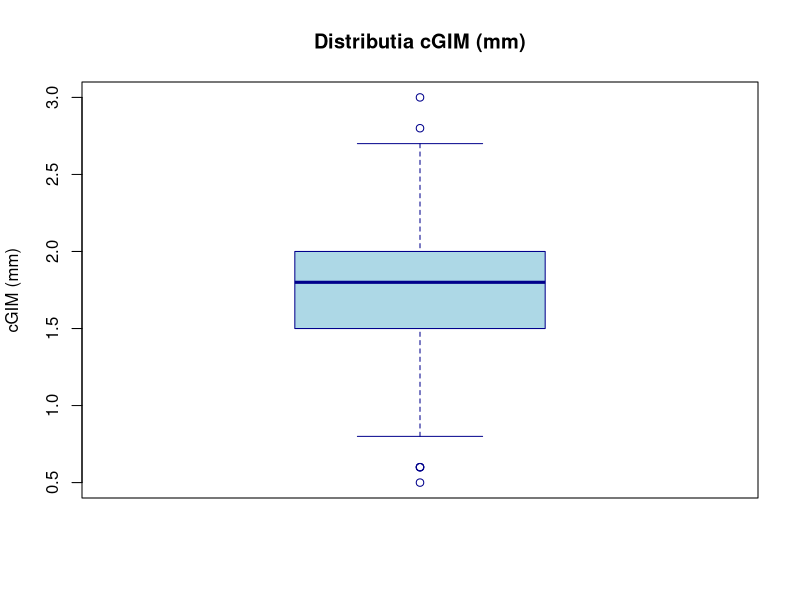
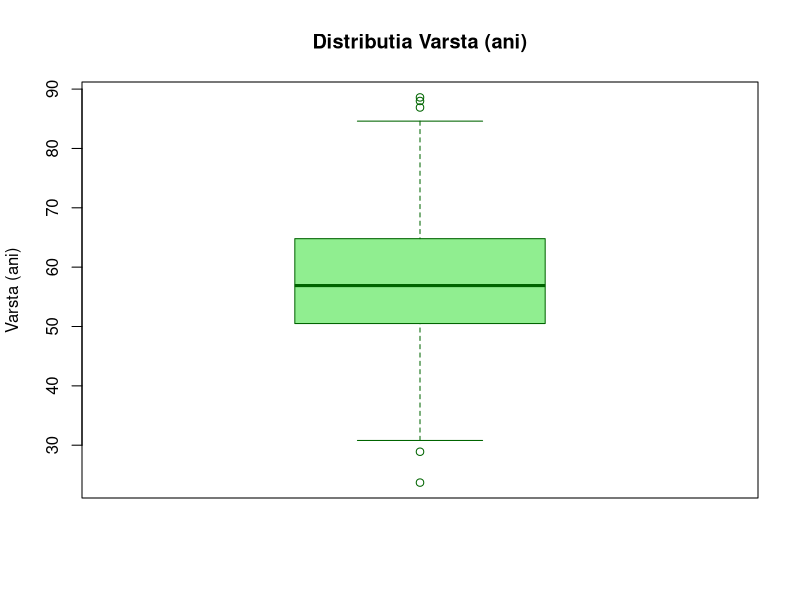
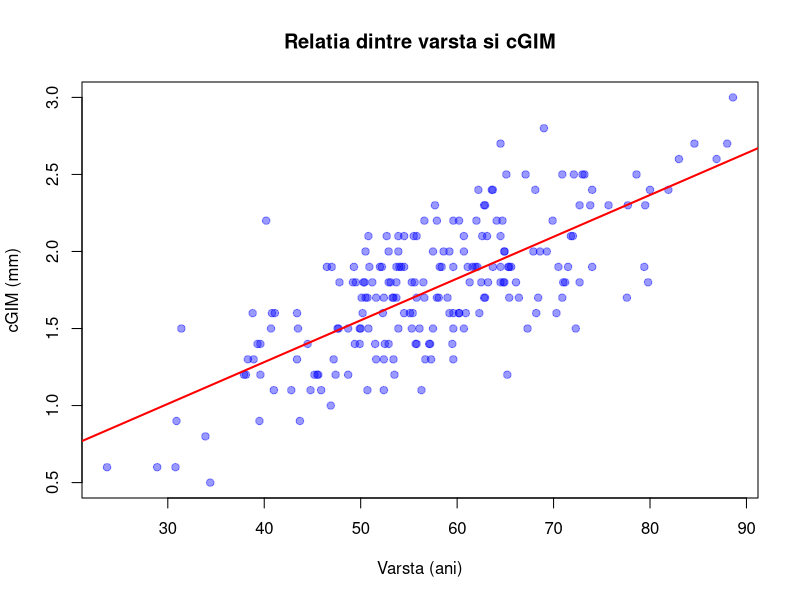
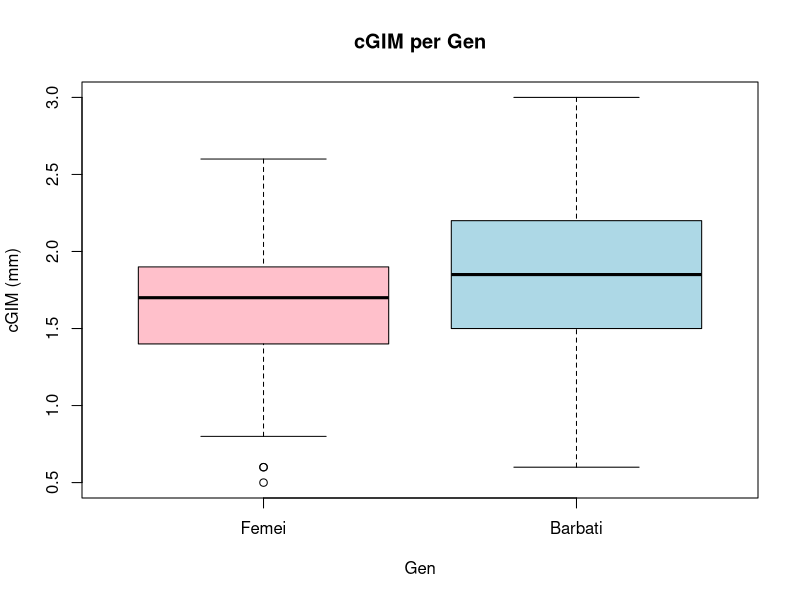
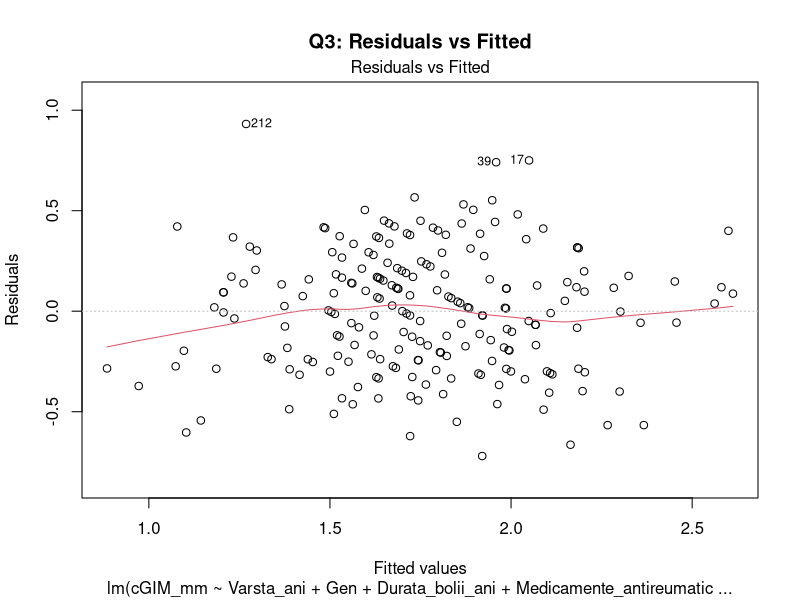
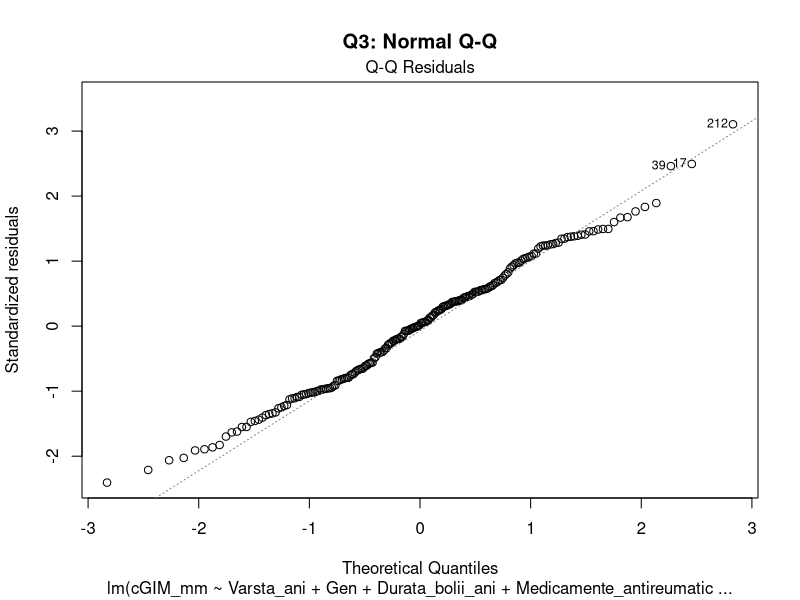
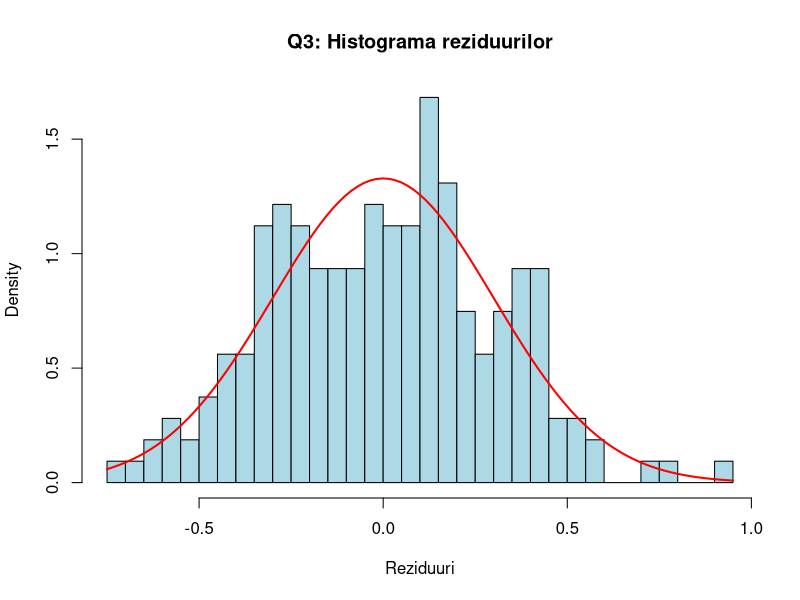
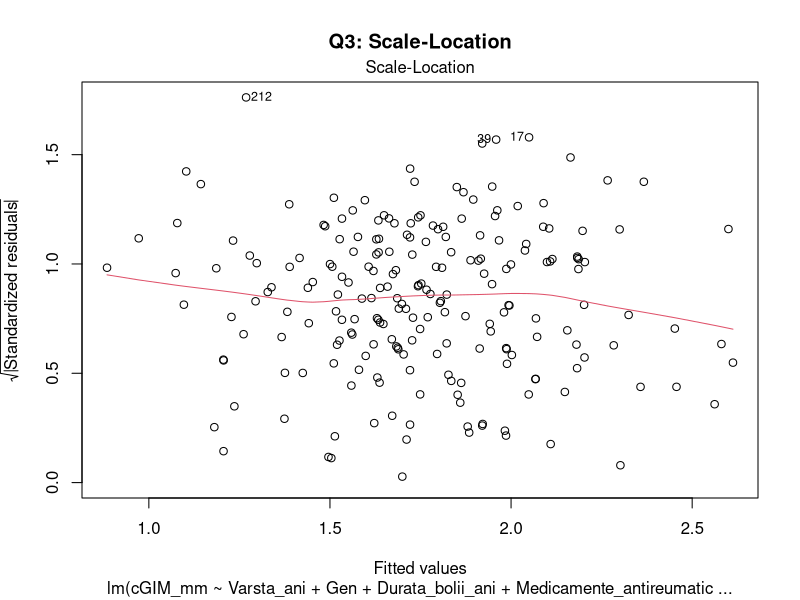

The R source for these figures, in order:
# =============================================================================
# LP06 - Regresia liniara multipla cu efect de interactiune
# VD: cGIM_mm (grosimea intima-media carotidiana, mm)
# VI de interes: Varsta_ani, Gen
# Covariate: Durata_bolii_ani, Medicamente_antireumatice,
#            Medicamente_antiinfl_nesteroidiene, Corticosteroizi
# n = 214 pacienti cu artrita reumatoida
# =============================================================================

library(car)
library(lmtest)

data <- read.csv("data.csv", stringsAsFactors = FALSE)
n <- nrow(data)
cat("n =", n, "\n\n")

# Clean column name (trailing space)
colnames(data) <- trimws(colnames(data))

# Recode Gen as factor
data$Gen_f <- factor(data$Gen, levels=c(0,1), labels=c("Femei","Barbati"))

# Helper function
desc_stats <- function(x, name) {
  q <- quantile(x, c(0.25, 0.75), na.rm=TRUE)
  iqr_val <- IQR(x, na.rm=TRUE)
  out <- x[x < q[1] - 1.5*iqr_val | x > q[2] + 1.5*iqr_val]
  cat(sprintf("--- %s ---\n", name))
  cat("  N:       ", sum(!is.na(x)), "\n")
  cat("  NA:      ", sum(is.na(x)), "\n")
  cat("  Media:   ", sprintf("%.4f", mean(x, na.rm=TRUE)), "\n")
  cat("  Mediana: ", sprintf("%.4f", median(x, na.rm=TRUE)), "\n")
  cat("  SD:      ", sprintf("%.4f", sd(x, na.rm=TRUE)), "\n")
  cat("  Min:     ", sprintf("%.4f", min(x, na.rm=TRUE)), "\n")
  cat("  Max:     ", sprintf("%.4f", max(x, na.rm=TRUE)), "\n")
  cat("  Q1:      ", sprintf("%.4f", q[1]), "\n")
  cat("  Q3:      ", sprintf("%.4f", q[2]), "\n")
  cat("  IQR:     ", sprintf("%.4f", iqr_val), "\n")
  cat("  Outliers:", length(out), "\n\n")
}

# =====================================================================
#   INTREBAREA 1 - REGRESIE SIMPLA: Varsta -> cGIM
# =====================================================================
cat("###################################################################\n")
cat("# INTREBAREA 1: Exista o dependenta liniara semnificativa intre\n")
cat("# varsta si cGIM la pacientii cu AR?\n")
cat("###################################################################\n\n")

cat("1. SPECIFICAREA VARIABILELOR\n")
cat("VD: cGIM_mm - cantitativa continua\n")
cat("VI: Varsta_ani - cantitativa continua\n\n")

cat("2. ANALIZA DESCRIPTIVA\n\n")
desc_stats(data$cGIM_mm, "cGIM_mm (mm)")
desc_stats(data$Varsta_ani, "Varsta_ani (ani)")

cat("3. GRAFICE\n\n")

png("q1_boxplot_cgim.png", width=600, height=400)
boxplot(data$cGIM_mm, main="Distributia cGIM (mm)", ylab="cGIM (mm)",
        col="lightblue", border="darkblue")
dev.off()
cat("Saved: q1_boxplot_cgim.png\n")

png("q1_boxplot_varsta.png", width=600, height=400)
boxplot(data$Varsta_ani, main="Distributia Varsta (ani)", ylab="Varsta (ani)",
        col="lightgreen", border="darkgreen")
dev.off()
cat("Saved: q1_boxplot_varsta.png\n")

png("q1_scatter.png", width=600, height=500)
plot(data$Varsta_ani, data$cGIM_mm,
     xlab="Varsta (ani)", ylab="cGIM (mm)",
     main="Relatia dintre varsta si cGIM",
     pch=19, col=rgb(0,0,1,0.4))
abline(lm(cGIM_mm ~ Varsta_ani, data=data), col="red", lwd=2)
dev.off()
cat("Saved: q1_scatter.png\n\n")

cat("4. CORELATIA\n\n")
r1 <- cor.test(data$Varsta_ani, data$cGIM_mm)
cat("Pearson r =", sprintf("%.4f", r1$estimate), "\n")
cat("t =", sprintf("%.4f", r1$statistic), "\n")
cat("df =", r1$parameter, "\n")
cat("p-value =", format.pval(r1$p.value, digits=4), "\n")
cat("95% CI: [", sprintf("%.4f", r1$conf.int[1]), ",", sprintf("%.4f", r1$conf.int[2]), "]\n\n")

cat("5. MODELUL DE REGRESIE SIMPLA\n\n")
model_q1 <- lm(cGIM_mm ~ Varsta_ani, data=data)
s_q1 <- summary(model_q1)
print(s_q1)
cat("\n")

coef_q1 <- coef(s_q1)
ci_q1 <- confint(model_q1)

cat("--- Tabelul 0: Regresie simpla Varsta -> cGIM ---\n")
cat(sprintf("%-15s %10s %10s %10s %10s %15s %15s\n",
            "Variabila", "B", "SE", "CI_low", "CI_up", "t(df)", "p-value"))
for (i in 1:nrow(coef_q1)) {
  tval <- sprintf("%.4f(%d)", coef_q1[i,3], model_q1$df.residual)
  pval <- format.pval(coef_q1[i,4], digits=4)
  cat(sprintf("%-15s %10.4f %10.4f %10.4f %10.4f %15s %15s\n",
              rownames(coef_q1)[i], coef_q1[i,1], coef_q1[i,2],
              ci_q1[i,1], ci_q1[i,2], tval, pval))
}
cat("\n")
cat("R-squared =", sprintf("%.4f", s_q1$r.squared), "\n")
cat("Adj R-squared =", sprintf("%.4f", s_q1$adj.r.squared), "\n\n")

# =====================================================================
#   INTREBAREA 2 - REGRESIE SIMPLA: Gen -> cGIM
# =====================================================================
cat("###################################################################\n")
cat("# INTREBAREA 2: Exista o asociere semnificativa intre gen si cGIM\n")
cat("# la pacientii cu AR?\n")
cat("###################################################################\n\n")

cat("1. SPECIFICAREA VARIABILELOR\n")
cat("VD: cGIM_mm - cantitativa continua\n")
cat("VI: Gen - calitativa dihotomiala (0=Femei ref, 1=Barbati)\n\n")

cat("2. ANALIZA DESCRIPTIVA\n\n")
cat("Distributia Gen:\n")
print(table(data$Gen_f))
cat("\n")

for (g in levels(data$Gen_f)) {
  sub <- data$cGIM_mm[data$Gen_f == g]
  cat(sprintf("cGIM la %s (n=%d): Media=%.4f, SD=%.4f, Mediana=%.4f\n",
              g, length(sub), mean(sub), sd(sub), median(sub)))
}
cat("\n")

cat("3. GRAFICE\n\n")
png("q2_boxplot_cgim_by_gen.png", width=600, height=500)
boxplot(cGIM_mm ~ Gen_f, data=data, main="cGIM per Gen",
        ylab="cGIM (mm)", xlab="Gen", col=c("pink","lightblue"))
dev.off()
cat("Saved: q2_boxplot_cgim_by_gen.png\n\n")

cat("4. MODELUL DE REGRESIE SIMPLA (Gen -> cGIM)\n\n")
model_q2 <- lm(cGIM_mm ~ Gen, data=data)
s_q2 <- summary(model_q2)
print(s_q2)
cat("\n")

coef_q2 <- coef(s_q2)
ci_q2 <- confint(model_q2)

cat("--- Tabelul 1: Regresie simpla Gen -> cGIM ---\n")
cat(sprintf("%-15s %10s %10s %10s %10s %15s %15s\n",
            "Variabila", "B", "SE", "CI_low", "CI_up", "t(df)", "p-value"))
for (i in 1:nrow(coef_q2)) {
  tval <- sprintf("%.4f(%d)", coef_q2[i,3], model_q2$df.residual)
  pval <- format.pval(coef_q2[i,4], digits=4)
  cat(sprintf("%-15s %10.4f %10.4f %10.4f %10.4f %15s %15s\n",
              rownames(coef_q2)[i], coef_q2[i,1], coef_q2[i,2],
              ci_q2[i,1], ci_q2[i,2], tval, pval))
}
cat("\n")
cat("R-squared =", sprintf("%.4f", s_q2$r.squared), "\n")
cat("Adj R-squared =", sprintf("%.4f", s_q2$adj.r.squared), "\n\n")

# =====================================================================
#   INTREBAREA 3 - REGRESIE MULTIPLA FARA INTERACTIUNE
#   cGIM ~ Varsta + Gen + covariate
# =====================================================================
cat("###################################################################\n")
cat("# INTREBAREA 3: Exista o dependenta liniara semnificativa intre\n")
cat("# varsta si cGIM, ajustind pentru gen si caracteristicile clinice?\n")
cat("###################################################################\n\n")

cat("1. SPECIFICAREA VARIABILELOR\n")
cat("VD: cGIM_mm\n")
cat("VI de interes: Varsta_ani, Gen\n")
cat("Covariate: Durata_bolii_ani, Medicamente_antireumatice,\n")
cat("           Medicamente_antiinfl_nesteroidiene, Corticosteroizi\n\n")

cat("2. STATISTICI DESCRIPTIVE PENTRU TOATE VARIABILELE\n\n")
desc_stats(data$cGIM_mm, "cGIM_mm")
desc_stats(data$Varsta_ani, "Varsta_ani")
desc_stats(data$Durata_bolii_ani, "Durata_bolii_ani")
cat("Gen (0=F, 1=M):\n")
print(table(data$Gen))
cat("\nMedicamente_antireumatice:\n")
print(table(data$Medicamente_antireumatice))
cat("\nMedicamente_antiinfl_nesteroidiene:\n")
print(table(data$Medicamente_antiinfl_nesteroidiene))
cat("\nCorticosteroizi:\n")
print(table(data$Corticosteroizi))
cat("\n")

cat("3. MODELUL DE REGRESIE MULTIPLA FARA INTERACTIUNE\n\n")
model_q3 <- lm(cGIM_mm ~ Varsta_ani + Gen + Durata_bolii_ani +
                  Medicamente_antireumatice + Medicamente_antiinfl_nesteroidiene +
                  Corticosteroizi, data=data)
s_q3 <- summary(model_q3)
print(s_q3)
cat("\n")

# F-test global
cat("4. TESTUL DE SEMNIFICATIE GLOBALA (F)\n\n")
cat("H0: toti coeficientii = 0\n")
cat("H1: cel putin un coeficient != 0\n\n")
cat("F =", sprintf("%.4f", s_q3$fstatistic[1]), "\n")
cat("df1 =", s_q3$fstatistic[2], ", df2 =", s_q3$fstatistic[3], "\n")
p_f3 <- pf(s_q3$fstatistic[1], s_q3$fstatistic[2], s_q3$fstatistic[3], lower.tail=FALSE)
cat("p-value =", format.pval(p_f3, digits=4), "\n\n")

# Individual tests
cat("5. TESTE INDIVIDUALE\n\n")
coef_q3 <- coef(s_q3)
ci_q3 <- confint(model_q3)

cat("--- Tabelul 2: Regresie multipla fara interactiune ---\n")
cat(sprintf("%-40s %10s %10s %10s %10s %15s %15s\n",
            "Variabila", "B", "SE", "CI_low", "CI_up", "t(df)", "p-value"))
for (i in 1:nrow(coef_q3)) {
  tval <- sprintf("%.4f(%d)", coef_q3[i,3], model_q3$df.residual)
  pval <- format.pval(coef_q3[i,4], digits=4)
  cat(sprintf("%-40s %10.4f %10.4f %10.4f %10.4f %15s %15s\n",
              rownames(coef_q3)[i], coef_q3[i,1], coef_q3[i,2],
              ci_q3[i,1], ci_q3[i,2], tval, pval))
}
cat("\n")

# R-squared
cat("6. COEFICIENTUL DE DETERMINARE\n\n")
cat("R-squared =", sprintf("%.4f", s_q3$r.squared), "\n")
cat("Adj R-squared =", sprintf("%.4f", s_q3$adj.r.squared), "\n\n")

# Diagnostics
cat("7. DIAGNOSTICE MODEL Q3\n\n")

# Normality
resid_q3 <- residuals(model_q3)
sw3 <- shapiro.test(resid_q3)
cat("Shapiro-Wilk: W =", sprintf("%.4f", sw3$statistic), ", p =", format.pval(sw3$p.value, digits=4), "\n")
ks3 <- ks.test(resid_q3, "pnorm", mean=mean(resid_q3), sd=sd(resid_q3))
cat("KS test: D =", sprintf("%.4f", ks3$statistic), ", p =", format.pval(ks3$p.value, digits=4), "\n\n")

png("q3_diag_resid_fitted.png", width=600, height=500)
plot(model_q3, which=1, main="Q3: Residuals vs Fitted")
dev.off()
png("q3_diag_qq.png", width=600, height=500)
plot(model_q3, which=2, main="Q3: Normal Q-Q")
dev.off()
png("q3_diag_hist_resid.png", width=600, height=500)
hist(resid_q3, breaks=25, main="Q3: Histograma reziduurilor",
     xlab="Reziduuri", col="lightblue", probability=TRUE)
curve(dnorm(x, mean=mean(resid_q3), sd=sd(resid_q3)), add=TRUE, col="red", lwd=2)
dev.off()
cat("Saved: q3_diag_resid_fitted.png, q3_diag_qq.png, q3_diag_hist_resid.png\n")

# Homoscedasticity
bp3 <- bptest(model_q3)
cat("\nBreusch-Pagan: BP =", sprintf("%.4f", bp3$statistic), ", df =", bp3$parameter,
    ", p =", format.pval(bp3$p.value, digits=4), "\n")

png("q3_diag_scale_location.png", width=600, height=500)
plot(model_q3, which=3, main="Q3: Scale-Location")
dev.off()
cat("Saved: q3_diag_scale_location.png\n")

# Durbin-Watson
dw3 <- dwtest(model_q3)
cat("\nDurbin-Watson: DW =", sprintf("%.4f", dw3$statistic), ", p =", format.pval(dw3$p.value, digits=4), "\n")

# Outliers / influential
cook3 <- cooks.distance(model_q3)
influential3 <- which(cook3 > 4/n)
cat("\nPuncte influente (Cook's D > 4/n):", length(influential3), "\n")
if (length(influential3) > 0) {
  cat("Indici:", paste(head(influential3, 20), collapse=", "), "\n")
  cat("Cook's D maxim:", sprintf("%.4f", max(cook3)), "\n")
}

png("q3_diag_cooks.png", width=600, height=500)
plot(model_q3, which=4, main="Q3: Cook's Distance")
dev.off()
png("q3_diag_resid_leverage.png", width=600, height=500)
plot(model_q3, which=5, main="Q3: Residuals vs Leverage")
dev.off()
cat("Saved: q3_diag_cooks.png, q3_diag_resid_leverage.png\n")

# VIF
cat("\nMulticoliniaritate (VIF):\n")
vif_q3 <- vif(model_q3)
print(vif_q3)
cat("\n")

# =====================================================================
#   INTREBAREA 4 - REGRESIE MULTIPLA CU INTERACTIUNE Varsta*Gen
# =====================================================================
cat("###################################################################\n")
cat("# INTREBAREA 4: Dependenta liniara intre varsta si cGIM difera\n")
cat("# semnificativ in functie de gen, ajustind pentru covariate?\n")
cat("###################################################################\n\n")

cat("1. MODELUL CU INTERACTIUNE\n\n")
model_q4 <- lm(cGIM_mm ~ Varsta_ani * Gen + Durata_bolii_ani +
                  Medicamente_antireumatice + Medicamente_antiinfl_nesteroidiene +
                  Corticosteroizi, data=data)
s_q4 <- summary(model_q4)
print(s_q4)
cat("\n")

# F-test global
cat("2. TESTUL DE SEMNIFICATIE GLOBALA (F)\n\n")
cat("F =", sprintf("%.4f", s_q4$fstatistic[1]), "\n")
cat("df1 =", s_q4$fstatistic[2], ", df2 =", s_q4$fstatistic[3], "\n")
p_f4 <- pf(s_q4$fstatistic[1], s_q4$fstatistic[2], s_q4$fstatistic[3], lower.tail=FALSE)
cat("p-value =", format.pval(p_f4, digits=4), "\n\n")

# Individual tests
cat("3. TESTE INDIVIDUALE\n\n")
coef_q4 <- coef(s_q4)
ci_q4 <- confint(model_q4)

cat("--- Tabelul 3: Regresie multipla cu interactiune ---\n")
cat(sprintf("%-40s %10s %10s %10s %10s %15s %15s\n",
            "Variabila", "B", "SE", "CI_low", "CI_up", "t(df)", "p-value"))
for (i in 1:nrow(coef_q4)) {
  tval <- sprintf("%.4f(%d)", coef_q4[i,3], model_q4$df.residual)
  pval <- format.pval(coef_q4[i,4], digits=4)
  cat(sprintf("%-40s %10.4f %10.4f %10.4f %10.4f %15s %15s\n",
              rownames(coef_q4)[i], coef_q4[i,1], coef_q4[i,2],
              ci_q4[i,1], ci_q4[i,2], tval, pval))
}
cat("\n")

cat("4. R-SQUARED\n\n")
cat("R-squared =", sprintf("%.4f", s_q4$r.squared), "\n")
cat("Adj R-squared =", sprintf("%.4f", s_q4$adj.r.squared), "\n\n")

# Test interactiune
cat("5. SEMNIFICATIA TERMENULUI DE INTERACTIUNE\n\n")
int_row <- which(rownames(coef_q4) == "Varsta_ani:Gen")
cat("Coeficient interactiune (Varsta_ani:Gen):\n")
cat("  B =", sprintf("%.4f", coef_q4[int_row, 1]), "\n")
cat("  SE =", sprintf("%.4f", coef_q4[int_row, 2]), "\n")
cat("  t =", sprintf("%.4f", coef_q4[int_row, 3]), "\n")
cat("  p =", format.pval(coef_q4[int_row, 4], digits=4), "\n\n")
if (coef_q4[int_row, 4] < 0.05) {
  cat("Interactiunea este semnificativa (p < 0.05): efectul varstei\n")
  cat("asupra cGIM difera semnificativ intre barbati si femei.\n\n")
} else {
  cat("Interactiunea NU este semnificativa (p >= 0.05): efectul varstei\n")
  cat("asupra cGIM nu difera semnificativ intre barbati si femei.\n\n")
}

# Interaction plot
cat("6. GRAFICUL INTERACTIUNII\n\n")
png("q4_interaction_plot.png", width=700, height=500)
varsta_range <- seq(min(data$Varsta_ani), max(data$Varsta_ani), length.out=100)
# Predictions for females (Gen=0)
newdata_f <- data.frame(
  Varsta_ani = varsta_range, Gen = 0,
  Durata_bolii_ani = mean(data$Durata_bolii_ani),
  Medicamente_antireumatice = mean(data$Medicamente_antireumatice),
  Medicamente_antiinfl_nesteroidiene = mean(data$Medicamente_antiinfl_nesteroidiene),
  Corticosteroizi = mean(data$Corticosteroizi))
pred_f <- predict(model_q4, newdata_f)
# Predictions for males (Gen=1)
newdata_m <- data.frame(
  Varsta_ani = varsta_range, Gen = 1,
  Durata_bolii_ani = mean(data$Durata_bolii_ani),
  Medicamente_antireumatice = mean(data$Medicamente_antireumatice),
  Medicamente_antiinfl_nesteroidiene = mean(data$Medicamente_antiinfl_nesteroidiene),
  Corticosteroizi = mean(data$Corticosteroizi))
pred_m <- predict(model_q4, newdata_m)

plot(varsta_range, pred_f, type="l", col="red", lwd=2,
     xlab="Varsta (ani)", ylab="cGIM estimat (mm)",
     main="Graficul interactiunii Varsta x Gen",
     ylim=range(c(pred_f, pred_m)))
lines(varsta_range, pred_m, col="blue", lwd=2)
legend("topleft", legend=c("Femei (Gen=0)", "Barbati (Gen=1)"),
       col=c("red","blue"), lwd=2)
# Add scatter points
points(data$Varsta_ani[data$Gen==0], data$cGIM_mm[data$Gen==0],
       pch=19, col=rgb(1,0,0,0.2), cex=0.7)
points(data$Varsta_ani[data$Gen==1], data$cGIM_mm[data$Gen==1],
       pch=19, col=rgb(0,0,1,0.2), cex=0.7)
dev.off()
cat("Saved: q4_interaction_plot.png\n\n")

# Diagnostics for Q4
cat("7. DIAGNOSTICE MODEL Q4\n\n")
resid_q4 <- residuals(model_q4)
sw4 <- shapiro.test(resid_q4)
cat("Shapiro-Wilk: W =", sprintf("%.4f", sw4$statistic), ", p =", format.pval(sw4$p.value, digits=4), "\n")

bp4 <- bptest(model_q4)
cat("Breusch-Pagan: BP =", sprintf("%.4f", bp4$statistic), ", df =", bp4$parameter,
    ", p =", format.pval(bp4$p.value, digits=4), "\n")

dw4 <- dwtest(model_q4)
cat("Durbin-Watson: DW =", sprintf("%.4f", dw4$statistic), ", p =", format.pval(dw4$p.value, digits=4), "\n")

cook4 <- cooks.distance(model_q4)
influential4 <- which(cook4 > 4/n)
cat("Puncte influente (Cook's D > 4/n):", length(influential4), "\n")

cat("\nVIF:\n")
vif_q4 <- vif(model_q4)
print(vif_q4)
cat("\n")

png("q4_diag_resid_fitted.png", width=600, height=500)
plot(model_q4, which=1, main="Q4: Residuals vs Fitted")
dev.off()
png("q4_diag_qq.png", width=600, height=500)
plot(model_q4, which=2, main="Q4: Normal Q-Q")
dev.off()
png("q4_diag_hist_resid.png", width=600, height=500)
hist(resid_q4, breaks=25, main="Q4: Histograma reziduurilor",
     xlab="Reziduuri", col="lightblue", probability=TRUE)
curve(dnorm(x, mean=mean(resid_q4), sd=sd(resid_q4)), add=TRUE, col="red", lwd=2)
dev.off()
png("q4_diag_cooks.png", width=600, height=500)
plot(model_q4, which=4, main="Q4: Cook's Distance")
dev.off()
cat("Saved: q4 diagnostic plots\n\n")

# =====================================================================
#   COMPARAREA MODELELOR NESTED (Q3 vs Q4)
# =====================================================================
cat("###################################################################\n")
cat("# COMPARAREA MODELELOR: Fara interactiune (Q3) vs Cu interactiune (Q4)\n")
cat("###################################################################\n\n")

anova_comp <- anova(model_q3, model_q4)
print(anova_comp)
cat("\n")

cat("--- Tabelul 4: Compararea modelelor nested ---\n")
cat("Model 1 (fara interactiune): cGIM ~ Varsta + Gen + Covariate\n")
cat("Model 2 (cu interactiune): cGIM ~ Varsta * Gen + Covariate\n\n")
cat("F =", sprintf("%.4f", anova_comp$F[2]), "\n")
cat("df1 =", anova_comp$Df[2], "\n")
cat("df2 =", anova_comp$Res.Df[2], "\n")
cat("p-value =", format.pval(anova_comp$`Pr(>F)`[2], digits=4), "\n\n")

if (anova_comp$`Pr(>F)`[2] < 0.05) {
  cat("Decizie: p < 0.05 => Modelul cu interactiune (Q4) este semnificativ\n")
  cat("mai bun decat modelul fara interactiune (Q3).\n\n")
} else {
  cat("Decizie: p >= 0.05 => Modelul cu interactiune (Q4) NU este\n")
  cat("semnificativ mai bun decat modelul fara interactiune (Q3).\n")
  cat("Se pastreaza modelul mai simplu (Q3).\n\n")
}

# Compare R-squared
cat("Comparatie R-squared:\n")
cat("  Model Q3 (fara interactiune): R2 =", sprintf("%.4f", s_q3$r.squared),
    ", Adj R2 =", sprintf("%.4f", s_q3$adj.r.squared), "\n")
cat("  Model Q4 (cu interactiune):   R2 =", sprintf("%.4f", s_q4$r.squared),
    ", Adj R2 =", sprintf("%.4f", s_q4$adj.r.squared), "\n\n")

# Interpretations
cat("8. INTERPRETAREA COEFICIENTILOR (Model Q3 - fara interactiune)\n\n")
cat(sprintf("  Intercept = %.4f: cGIM estimat cand toate VI = 0\n", coef_q3[1,1]))
cat(sprintf("  Varsta_ani (B = %.4f): La cresterea cu 1 an a varstei,\n", coef_q3["Varsta_ani",1]))
cat("    cGIM creste cu", sprintf("%.4f", coef_q3["Varsta_ani",1]),
    "mm, controlind pentru celelalte variabile.\n")
cat(sprintf("  Gen (B = %.4f): Barbatii au un cGIM cu %.4f mm\n",
            coef_q3["Gen",1], coef_q3["Gen",1]))
cat("    mai mare/mic decat femeile, controlind pentru celelalte variabile.\n\n")

cat("9. INTERPRETAREA INTERACTIUNII (Model Q4)\n\n")
cat("In modelul cu interactiune:\n")
cat(sprintf("  Varsta_ani (B = %.4f): Efectul varstei la femei (Gen=0)\n", coef_q4["Varsta_ani",1]))
cat(sprintf("  Varsta_ani:Gen (B = %.4f): Diferenta de efect al varstei\n", coef_q4["Varsta_ani:Gen",1]))
cat("    intre barbati si femei. La barbati, efectul varstei = ",
    sprintf("%.4f", coef_q4["Varsta_ani",1] + coef_q4["Varsta_ani:Gen",1]), "\n\n")

cat("=== ANALIZA COMPLETA ===\n")
